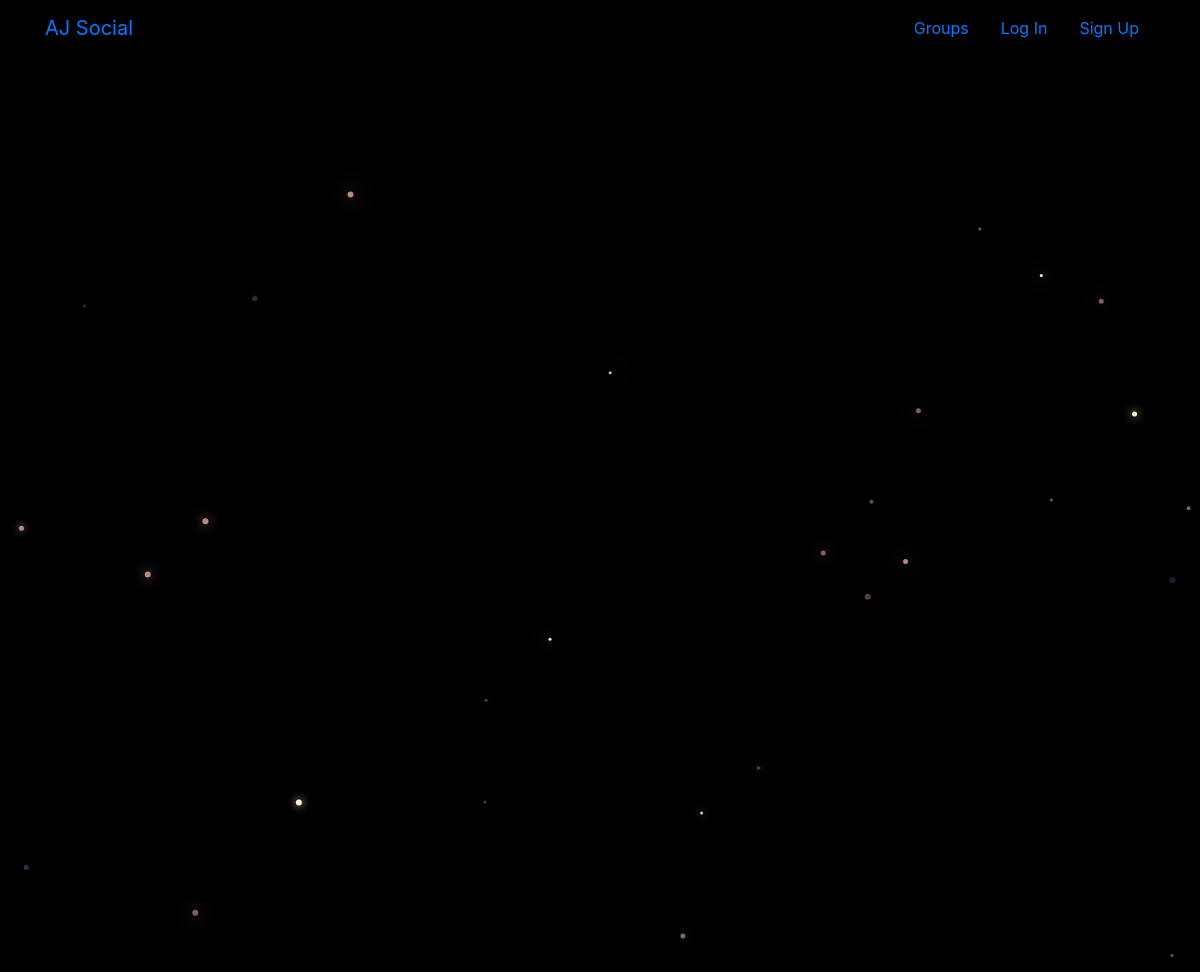
/posts/, run on an earlier commit of the app's database.
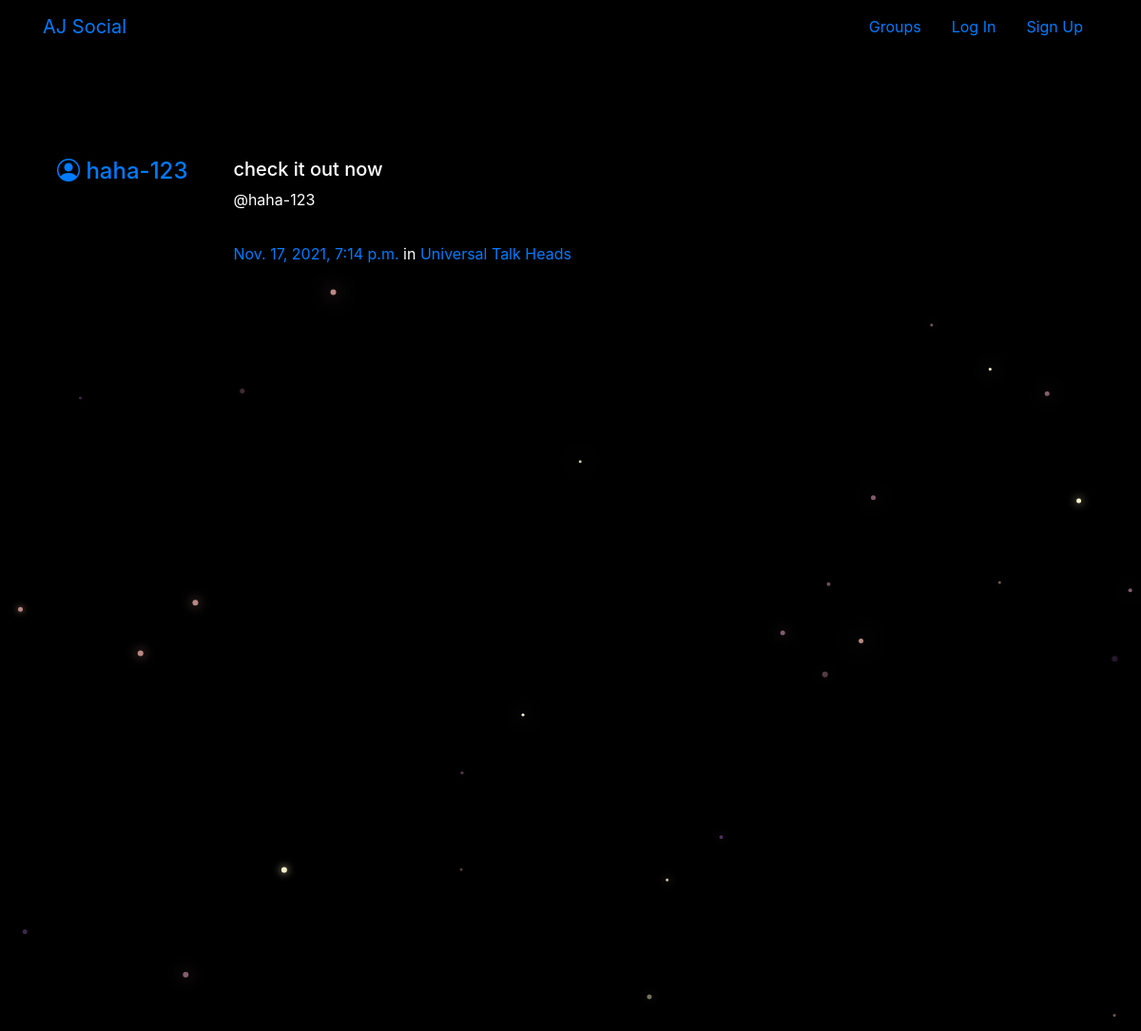
And on a later commit of the database.
### posts/models.py (models this page shows, shortened)
class Post(models.Model):
	user = models.ForeignKey(User, related_name='posts', on_delete=models.CASCADE)
	created_at = models.DateTimeField(auto_now=True)
	message = models.TextField()
	message_html = models.TextField(editable=False)
	group = models.ForeignKey(Group, related_name='posts', null=True, blank=True, on_delete=models.CASCADE)
	class Meta(): #sub-class
		ordering = [ '-created_at'] # minus symbol before created_at so it will be dispplayed in desence order
		unique_together = ['user', 'message'] #every message is uniquely linked to a user

### groups/models.py (models this page shows, shortened)
class Group(models.Model):
	name = models.CharField(max_length=255, unique=True)
	slug = models.SlugField(allow_unicode=True, unique=True)
	description = models.TextField(blank=True, default='')
	description_html = models.TextField(editable=False, default='', blank=True)
	members = models.ManyToManyField(User, through='GroupMember')
	'''
	A "slug" is a way of generating a valid URL, generally using data already obtained.
	For instance, a slug uses the title of an article to generate a URL. I advise to generate the slug
	by means of a function, given the title (or another piece of data), rather than setting it manually.
	'''
	class Meta():
		ordering = ['name']

### posts/views.py (the view)
# urls.py: path('', views.PostList.as_view(), name='all'),
class PostList(SelectRelatedMixin, generic.ListView):
	model = models.Post
	select_related = ('user', 'group')

### posts/templates/posts/post_list.html (shortened to what this page needs)
{% extends 'posts/post_base.html' %}
{% block post_content %}
	<div class="col-md-8">
		{% for post in post_list %}
			{% include 'posts/_post.html' %}
		{% endfor %}
	</div>
{% endblock %}

### posts/templates/posts/_post.html (shortened to what this page needs)
<div class="media">
	<h4 class="mr-5"><a href="{% url 'posts:for_user' username=post.user.username %}">
		<i class="bi bi-person-circle"></i>
		{{ post.user.username }}</a>
	</h4>
	<div class="media-body">
		<h5>{{ post.message_html|safe }}</h5>
		<p>@{{ post.user.username }}</p>
		<hr>
			<time class="time"><a href="{% url 'posts:single' username=post.user.username pk=post.pk %}">{{ post.created_at }}</a></time>
			{% if post.group %}
			<span class="group-name">in <a href="#">{{ post.group.name }}</a></span>
			{% endif %}
	</div>
</div>

What changed in the data, as far as the page shows it:
added Post: user.username "haha-123", message_html "check it out now", created_at "Nov. 17, 2021, 7:14 p.m.", group.name "Universal Talk Heads"
